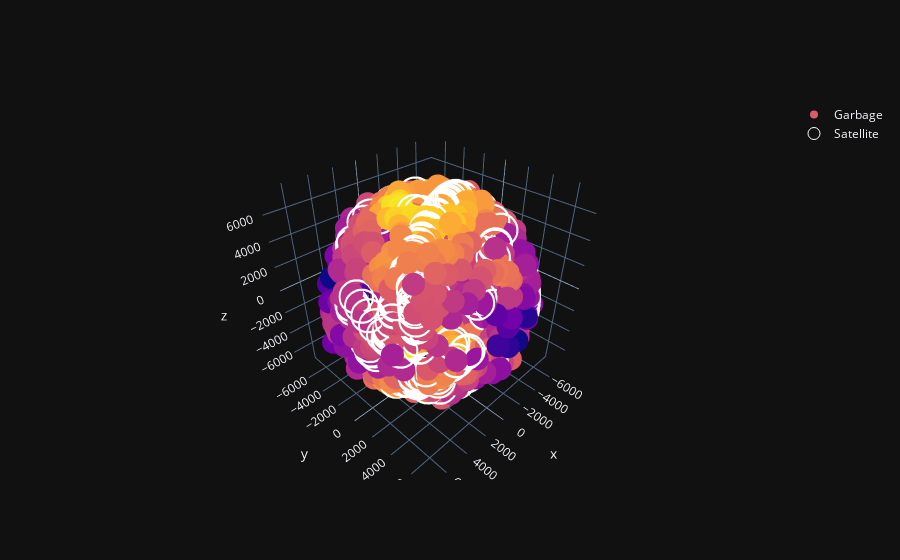

Notebook cell for this chart:
### Code cell
#KDE for cosmos garbage
model = KernelDensity(kernel='gaussian', bandwidth = 1000)
model.fit(data_garbage_cosmos)
log_denss = model.score_samples(data_garbage_cosmos)

fig = go.Figure(data=[go.Scatter3d(x=data_garbage_cosmos[:,0], y=data_garbage_cosmos[:,1], z=data_garbage_cosmos[:,2],
                                   mode='markers',name="Garbage", marker={"size":8, "color":log_denss})])

fig.add_trace(go.Scatter3d(x=data_satellite[:,0], y=data_satellite[:,1], z=data_satellite[:,2], mode='markers',marker_symbol='circle-open',name="Satellite", marker={"size":12, "color":'white'}))
fig.show()

### Figure 1 — Plotly figure (JSON) as saved in the notebook; plotly's stock layout.template omitted (floating-point values rounded to 4 significant figures; data arrays with more than 128 entries replaced by an {"elided": "..."} marker saying what was removed)
{"data": [{"marker": {"color": {"elided": "774 float values"}, "size": 8}, "mode": "markers", "name": "Garbage", "x": {"elided": "774 float values"}, "y": {"elided": "774 float values"}, "z": {"elided": "774 float values"}, "type": "scatter3d"}, {"marker": {"color": "white", "size": 12, "symbol": "circle-open"}, "mode": "markers", "name": "Satellite", "x": {"elided": "204 float values"}, "y": {"elided": "204 float values"}, "z": {"elided": "204 float values"}, "type": "scatter3d"}], "layout": {}}
